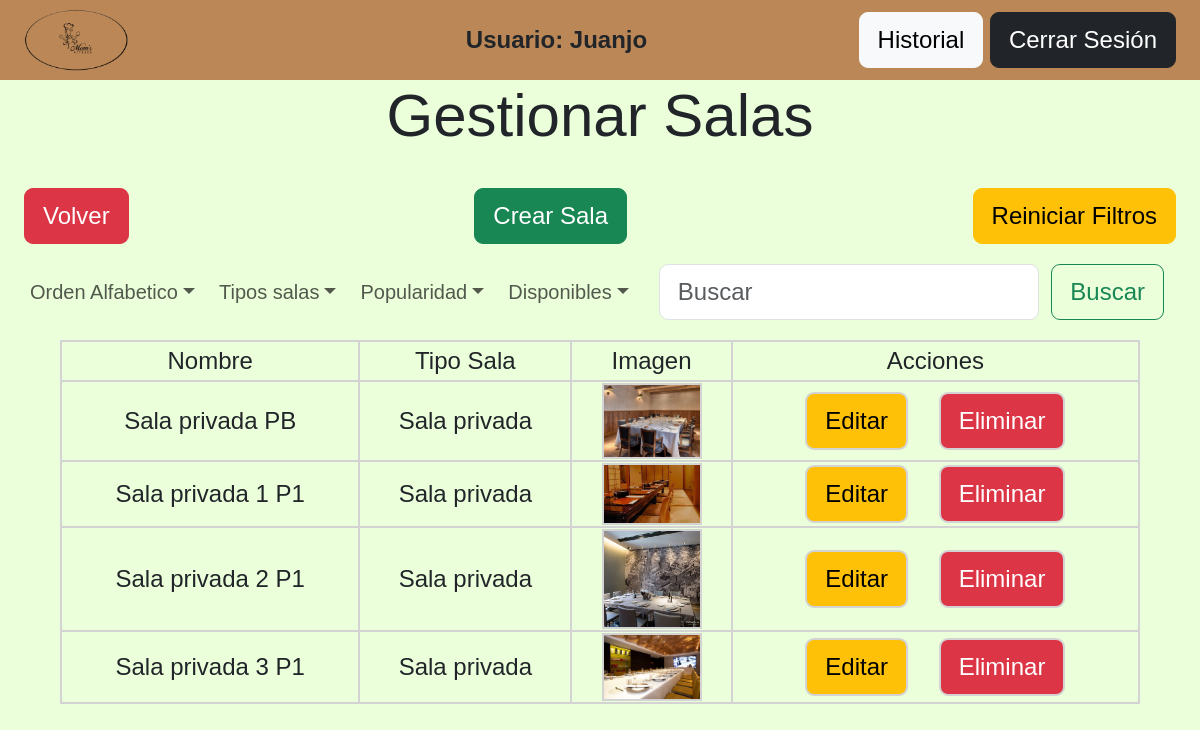
Screenshot of /view/admin/gestionarSalas.php?tipoSala=3 (signed in) with the database file from the repository.
### tables this page shows
CREATE TABLE `sala` (
  `id_sala` INT NOT NULL AUTO_INCREMENT,
  `id_tipoSala` INT NOT NULL,
  `nombre_sala` VARCHAR(45) NOT NULL,
  `imagen_sala` VARCHAR(255) NOT NULL,
  PRIMARY KEY (`id_sala`)
);

CREATE TABLE `tipo_sala` (
  `id_tipoSala` INT NOT NULL AUTO_INCREMENT,
  `tipo_sala` VARCHAR(45) NOT NULL,
  PRIMARY KEY (`id_tipoSala`)
);

### procesos/filtrosSalas.php (called while the page is built, shortened)
<?php
    try{
        if(isset($_GET['orden'])){
            $orden = htmlspecialchars($_GET['orden']);
            $sqlOrden = "SELECT s.id_sala, s.nombre_sala, tp.tipo_sala, imagen_sala
                        FROM sala s
                        LEFT JOIN tipo_sala tp ON s.id_tipoSala = tp.id_tipoSala
                        ORDER BY s.nombre_sala $orden";
            $stmtResultado = $conn->prepare($sqlOrden);
        } else if(isset($_GET['tipoSala'])){
            $tipoSala = htmlspecialchars($_GET['tipoSala']);
            $sqlTiposSlas = "SELECT s.id_sala, s.nombre_sala, tp.tipo_sala, imagen_sala
                            FROM sala s
                            LEFT JOIN tipo_sala tp ON s.id_tipoSala = tp.id_tipoSala
                            WHERE s.id_tipoSala = :tipoSala";
            $stmtResultado = $conn->prepare($sqlTiposSlas);
            $stmtResultado->bindParam(":tipoSala", $tipoSala, PDO::PARAM_INT);
        } else if(isset($_GET['disponibles'])){
            $disponibles = 0;
            $sqlDisponibles = "SELECT s.id_sala, s.nombre_sala, tp.tipo_sala, imagen_sala, COUNT(m.id_mesa) AS total_mesas
                                FROM sala s
                                LEFT JOIN tipo_sala tp ON s.id_tipoSala = tp.id_tipoSala
                                LEFT JOIN mesa m ON s.id_sala = m.id_sala
                                WHERE m.libre = :libre";
            if(isset($_SESSION['tipoSala'])){
                $tipoSalaDisponibles = $_SESSION['tipoSala'];
                $sqlDisponibles .= " AND s.id_tipoSala = :tipoSalaDisponibles";
            }
            $sqlDisponibles .= " GROUP BY s.id_sala";
            $stmtResultado = $conn->prepare($sqlDisponibles);
            $stmtResultado->bindParam(':libre',$disponibles, PDO::PARAM_INT);
            if(isset($_SESSION['tipoSala'])){
                $stmtResultado->bindParam(":tipoSalaDisponibles", $tipoSalaDisponibles, PDO::PARAM_INT);
            }
        } else if(isset($_GET['query'])){
            $query = trim($_GET['query']);
            $queryConcadenado = "%$query%";
            $sqlBusquedaSalas = "SELECT s.id_sala, s.nombre_sala, tp.tipo_sala, imagen_sala
                                FROM sala s
                                LEFT JOIN tipo_sala tp ON s.id_tipoSala = tp.id_tipoSala
                                WHERE s.nombre_sala LIKE :busqueda1 OR tp.tipo_sala LIKE :busqueda2";
            $stmtResultado = $conn->prepare($sqlBusquedaSalas);
            $stmtResultado->bindParam(":busqueda1", $queryConcadenado);
            $stmtResultado->bindParam(":busqueda2", $queryConcadenado);
            $_SESSION['querySalas'] = $query;
        } else {
            $sqlSalas = "SELECT s.id_sala, s.nombre_sala, tp.tipo_sala, imagen_sala
                        FROM sala s
                        LEFT JOIN tipo_sala tp ON s.id_tipoSala = tp.id_tipoSala";
            $stmtResultado = $conn->prepare($sqlSalas);
        }
        $stmtResultado->execute();
        $resultadosSalas = $stmtResultado->fetchAll(PDO::FETCH_ASSOC);
    } catch (PDOException $e) {
        echo "Error: ". $e->getMessage();
        die();
    }

### view/admin/gestionarSalas.php (the view, shortened to what this page needs)
<?php
    require_once '../../procesos/conexion.php';
    require_once '../../procesos/filtrosSalas.php'
?>
<!DOCTYPE html>
<html lang="en">
<head>
    <link rel="stylesheet" href="../../css/admin.css">
    <link rel="stylesheet" href="https://cdnjs.cloudflare.com/ajax/libs/bootstrap/5.3.0/css/bootstrap.min.css">
    <link rel="stylesheet" href="https://cdn.jsdelivr.net/npm/sweetalert2@11.14.5/dist/sweetalert2.min.css">
</head>
<body class="body2">
    <header>
        <nav>
            <div id="pequeño2">
                <img src="../../img/logoRestaurante.png" alt="Logo" id="logo2">
            </div>
            <div class="sesionIniciada">
                <p>Usuario: <?php echo $_SESSION['nombre']?></p>
            </div>
            <div class="cerrarSesion">
                <a id="bug" href="../filtros.php">
                    <button type="submit" class="btn btn-light"  id="cerrarSesion">Historial</button>
                </a>
                <a href="../../procesos/logout.php">
                    <button type="submit" class="btn btn-dark" id="cerrarSesion">Cerrar Sesión</button>
                </a>
            </div>
        </nav>
    </header>
    <h1>Gestionar Salas</h1>
    <div id="divReiniciar">
        <a href="borrarSesionesSalas.php?salir=1">
            <button class="btn btn-danger">Volver</button>
        </a>
        <a href="crearSala.php">
            <button class="btn btn-success">Crear Sala</button>
        </a>
        <a href="borrarSesionesSalas.php?borrar=5">
            <button class="btn btn-warning">Reiniciar Filtros</button>
        </a>
    </div>
    <nav class="navbar navbar-expand-lg barra">
    <div class="container-fluid">
        <div class="collapse navbar-collapse" id="navbarSupportedContent">
            <ul class="navbar-nav me-auto mb-2 mb-lg-0">
                <li class="nav-item dropdown">
                    <a class="nav-link dropdown-toggle enlace-barra" href="#" role="button" data-bs-toggle="dropdown" aria-expanded="false">Orden Alfabetico</a>
                </li>
                <li class="nav-item dropdown">
                    <a class="nav-link dropdown-toggle" href="#" role="button" data-bs-toggle="dropdown" aria-expanded="false">Tipos salas</a>
                </li>
                <li class="nav-item dropdown">
                    <a class="nav-link dropdown-toggle enlace-barra" href="#" role="button" data-bs-toggle="dropdown" aria-expanded="false">Popularidad</a>
                </li>
                <li class="nav-item dropdown"><a class="nav-link dropdown-toggle" href="gestionarSalas.php?disponibles">Disponibles</a></li>
            </ul>
            <form class="d-flex" role="search" method="GET" action="">
                <input class="form-control me-2" type="search" name="query" value="<?php echo isset($_SESSION['querySalas']) ? $_SESSION['querySalas'] : '' ?>" placeholder="Buscar" aria-label="Search">
                <button class="btn btn-outline-success" type="submit">Buscar</button>
            </form>
        </div>
    </div>
    </nav>
    <?php
        if($resultadosSalas){
            echo "<table>";
            echo "<thead>";
            echo "<tr>";
            echo "<th>Nombre</th>";
            echo "<th>Tipo Sala</th>";
            echo "<th>Imagen</th>";
            echo "<th>Acciones</th>";
            echo "</tr>";
            echo "</thead>";
            echo "<tbody>";
            foreach($resultadosSalas as $fila){
                $idSala = htmlspecialchars($fila['id_sala']);
                $nombreSala = htmlspecialchars($fila['nombre_sala']);
                $imagenSala = htmlspecialchars($fila['imagen_sala']);
                $tipoSala = htmlspecialchars($fila['tipo_sala']);
                echo "<tr>
                    <td>$nombreSala</td>
                    <td>$tipoSala</td>
                    <td class='tabla-imagen'><img src='../../$imagenSala'></td>";
                echo "<td>
                        <a href='editarSala.php?id=$idSala' class='btn btn-warning'>Editar</a>
                        <a href='#' onclick='confirmarEliminacion($idSala)' class='btn btn-danger'>Eliminar</a>
                    </td>
                </tr>";
            }
            echo "</tbody>";
            echo "</table>";
        } else {
            echo "<p>No hay resultados</p>";
        }
    ?>
</body>
</html>

### css/admin.css (style rules this page uses)
* { font-family: "Exo", sans-serif; font-optical-sizing: auto; font-weight: 500; font-style: normal; font-size: 3vh }
body, html { height: 100vh; width: 100vw; overflow-x: hidden }
h1 { text-align: center; }
form { background-color: rgba(255, 255, 255, 0.9); width: 50%; height: 70%; margin: auto; border-radius: 20px; box-shadow: rgba(0, 0, 0, 0.25) 0px 54px 55px, rgba(0, 0, 0, 0.12) 0px -12px 30px, rgba(0, 0, 0, 0.12) 0px 4px 6px, rgba(0, 0, 0, 0.17) 0px 12px 13px, rgba(0, 0, 0, 0.09) 0px -3px 5px; display: flex; }
.tabla-imagen img { max-width: 100px; max-height: 100px; object-fit: cover; }
header { width: 100vw; height: 10vh; background-color: #bb8756; }
.btn-primary, .form-control { width: 90% !important; margin: auto; }
button { margin-top: 3vh !important; margin-bottom: 3vh !important; }
#logo2 { height: auto; width: 45%; }
#pequeño2 { align-content: center; height: 100%; width: 20%; }
.body2 { background-color: #EBFFDB; min-height: 100vh !important; }
nav, ul { height: 100% !important; }
nav { display: flex; justify-content: space-between; align-items: center; margin-right: 2vw; margin-left: 2vw }
ul { margin: 0 !important; padding: 0 !important; display: flex; }
p { font-weight: bolder; }
#cerrarSesion, p { margin: 0 !important; }
.btn-danger { margin-left: 2vw; margin-bottom: 0 !important; }
.barra { height: 12vh !important; padding: 0 !important; margin: 0 !important; background-color: #EBFFDB; }
#bug { color: #bb8756 !important; }
.d-flex { padding-right: 1.5vw; padding-left: 1.5vw; background-color: none !important; box-shadow: none; background-color: transparent; margin-right: 0; margin-left: 0; }
.barra * { font-size: 2.5vh; }
table { width: 90vw; margin-left: 5vw; margin-right: 5vw; }
table * { text-align: center; border: lightgray 2px solid !important; }
#divReiniciar { display: flex; width: 100vw; justify-content: space-between; padding-right: 2vw; height: 10vh !important; }

### rows the page displays
sala: nombre_sala "Sala privada PB", id_tipoSala.tipo_sala "Sala privada", imagen_sala (picture)
sala: nombre_sala "Sala privada 1 P1", id_tipoSala.tipo_sala "Sala privada", imagen_sala (picture)
sala: nombre_sala "Sala privada 2 P1", id_tipoSala.tipo_sala "Sala privada", imagen_sala (picture)
sala: nombre_sala "Sala privada 3 P1", id_tipoSala.tipo_sala "Sala privada", imagen_sala (picture)

### other values shown
$_SESSION['nombre'] "Juanjo"
